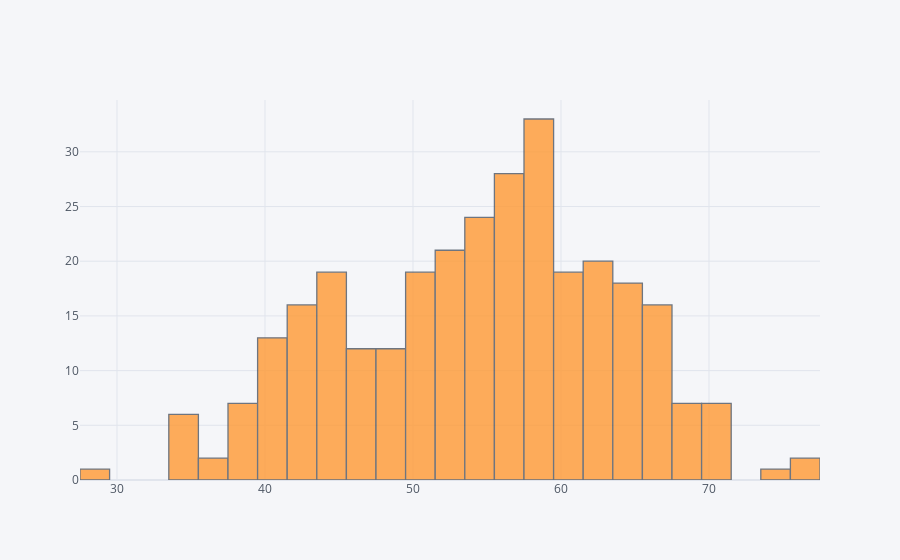

This figure's notebook cell:
### Markdown cell above
## Age

### Code cell
import cufflinks as cf
import plotly.offline
cf.go_offline()
cf.set_config_file(offline=False, world_readable=True)
plt.figure(figsize=(20,15))
# sns.distplot(data.age)  bins=20, theme="white", title="Passenger's Ages",xTitle='Ages', yTitle='Count'
data["age"].iplot(kind="histogram")
plt.show()

### Figure 1 — Plotly figure (JSON) as saved in the notebook; plotly's stock layout.template omitted (floating-point values rounded to 4 significant figures; data arrays with more than 128 entries replaced by an {"elided": "..."} marker saying what was removed)
{"data": [{"histfunc": "count", "histnorm": "", "marker": {"color": "rgba(255, 153, 51, 1.0)", "line": {"color": "#4D5663", "width": 1.3}}, "name": "age", "opacity": 0.8, "orientation": "v", "type": "histogram", "x": {"elided": "303 int values"}}], "layout": {"barmode": "overlay", "legend": {"bgcolor": "#F5F6F9", "font": {"color": "#4D5663"}}, "paper_bgcolor": "#F5F6F9", "plot_bgcolor": "#F5F6F9", "title": {"font": {"color": "#4D5663"}}, "xaxis": {"gridcolor": "#E1E5ED", "showgrid": true, "tickfont": {"color": "#4D5663"}, "title": {"font": {"color": "#4D5663"}, "text": ""}, "zerolinecolor": "#E1E5ED"}, "yaxis": {"gridcolor": "#E1E5ED", "showgrid": true, "tickfont": {"color": "#4D5663"}, "title": {"font": {"color": "#4D5663"}, "text": ""}, "zerolinecolor": "#E1E5ED"}}}
